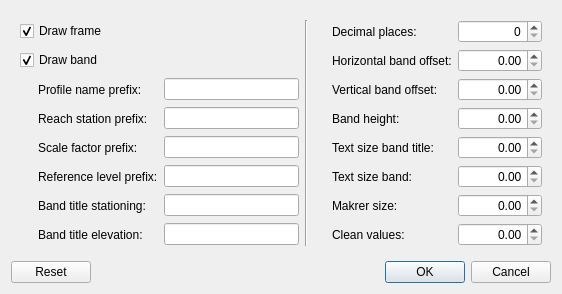
<?xml version="1.0" encoding="UTF-8"?>
<ui version="4.0">
 <class>ProfileSettings</class>
 <widget class="QDialog" name="ProfileSettings">
  <property name="geometry">
   <rect>
    <x>0</x>
    <y>0</y>
    <width>562</width>
    <height>267</height>
   </rect>
  </property>
  <property name="windowTitle">
   <string>Profile settings</string>
  </property>
  <property name="windowIcon">
   <iconset>
    <normaloff>../resource/icon.ico</normaloff>../resource/icon.ico</iconset>
  </property>
  <layout class="QGridLayout" name="gridLayout_2">
   <item row="0" column="0">
    <widget class="QWidget" name="widget" native="true">
     <layout class="QGridLayout" name="gridLayout">
      <item row="0" column="0">
       <widget class="QCheckBox" name="checkBoxFrame">
        <property name="text">
         <string>Draw frame</string>
        </property>
        <property name="checked">
         <bool>true</bool>
        </property>
       </widget>
      </item>
      <item row="0" column="2" rowspan="8">
       <widget class="Line" name="line">
        <property name="orientation">
         <enum>Qt::Vertical</enum>
        </property>
       </widget>
      </item>
      <item row="0" column="3">
       <widget class="QLabel" name="label_110">
        <property name="text">
         <string>Decimal places:</string>
        </property>
        <property name="indent">
         <number>18</number>
        </property>
       </widget>
      </item>
      <item row="0" column="4">
       <widget class="QSpinBox" name="spinBoxDecimal">
        <property name="alignment">
         <set>Qt::AlignRight|Qt::AlignTrailing|Qt::AlignVCenter</set>
        </property>
        <property name="maximum">
         <number>6</number>
        </property>
        <property name="value">
         <number>0</number>
        </property>
       </widget>
      </item>
      <item row="1" column="0">
       <widget class="QCheckBox" name="checkBoxBand">
        <property name="text">
         <string>Draw band</string>
        </property>
        <property name="checked">
         <bool>true</bool>
        </property>
       </widget>
      </item>
      <item row="1" column="3">
       <widget class="QLabel" name="label_115">
        <property name="text">
         <string>Horizontal band offset:</string>
        </property>
        <property name="indent">
         <number>18</number>
        </property>
       </widget>
      </item>
      <item row="1" column="4">
       <widget class="QDoubleSpinBox" name="doubleSpinBoxOffsetX">
        <property name="alignment">
         <set>Qt::AlignRight|Qt::AlignTrailing|Qt::AlignVCenter</set>
        </property>
        <property name="maximum">
         <double>99999999.000000000000000</double>
        </property>
        <property name="value">
         <double>0.000000000000000</double>
        </property>
       </widget>
      </item>
      <item row="2" column="0">
       <widget class="QLabel" name="label_122">
        <property name="text">
         <string>Profile name prefix:</string>
        </property>
        <property name="indent">
         <number>18</number>
        </property>
       </widget>
      </item>
      <item row="2" column="1">
       <widget class="QLineEdit" name="lineEditInputProfileName">
        <property name="text">
         <string/>
        </property>
       </widget>
      </item>
      <item row="2" column="3">
       <widget class="QLabel" name="label_116">
        <property name="text">
         <string>Vertical band offset:</string>
        </property>
        <property name="indent">
         <number>18</number>
        </property>
       </widget>
      </item>
      <item row="2" column="4">
       <widget class="QDoubleSpinBox" name="doubleSpinBoxOffsetZ">
        <property name="alignment">
         <set>Qt::AlignRight|Qt::AlignTrailing|Qt::AlignVCenter</set>
        </property>
        <property name="maximum">
         <double>99999999.000000000000000</double>
        </property>
        <property name="value">
         <double>0.000000000000000</double>
        </property>
       </widget>
      </item>
      <item row="3" column="0">
       <widget class="QLabel" name="label_123">
        <property name="text">
         <string>Reach station prefix:</string>
        </property>
        <property name="indent">
         <number>18</number>
        </property>
       </widget>
      </item>
      <item row="3" column="1">
       <widget class="QLineEdit" name="lineEditInputReachStation">
        <property name="text">
         <string/>
        </property>
       </widget>
      </item>
      <item row="3" column="3">
       <widget class="QLabel" name="label_117">
        <property name="text">
         <string>Band height:</string>
        </property>
        <property name="indent">
         <number>18</number>
        </property>
       </widget>
      </item>
      <item row="3" column="4">
       <widget class="QDoubleSpinBox" name="doubleSpinBoxBandHeight">
        <property name="alignment">
         <set>Qt::AlignRight|Qt::AlignTrailing|Qt::AlignVCenter</set>
        </property>
        <property name="maximum">
         <double>99999999.000000000000000</double>
        </property>
        <property name="value">
         <double>0.000000000000000</double>
        </property>
       </widget>
      </item>
      <item row="4" column="0">
       <widget class="QLabel" name="label_124">
        <property name="text">
         <string>Scale factor prefix:</string>
        </property>
        <property name="indent">
         <number>18</number>
        </property>
       </widget>
      </item>
      <item row="4" column="1">
       <widget class="QLineEdit" name="lineEditInputScaleFactor">
        <property name="text">
         <string/>
        </property>
       </widget>
      </item>
      <item row="4" column="3">
       <widget class="QLabel" name="label_118">
        <property name="text">
         <string>Text size band title:</string>
        </property>
        <property name="indent">
         <number>18</number>
        </property>
       </widget>
      </item>
      <item row="4" column="4">
       <widget class="QDoubleSpinBox" name="doubleSpinBoxTextSizeBandTitle">
        <property name="alignment">
         <set>Qt::AlignRight|Qt::AlignTrailing|Qt::AlignVCenter</set>
        </property>
        <property name="maximum">
         <double>99999999.000000000000000</double>
        </property>
        <property name="value">
         <double>0.000000000000000</double>
        </property>
       </widget>
      </item>
      <item row="5" column="0">
       <widget class="QLabel" name="label_125">
        <property name="text">
         <string>Reference level prefix:</string>
        </property>
        <property name="indent">
         <number>18</number>
        </property>
       </widget>
      </item>
      <item row="5" column="1">
       <widget class="QLineEdit" name="lineEditInputReferenceLevel">
        <property name="text">
         <string/>
        </property>
       </widget>
      </item>
      <item row="5" column="3">
       <widget class="QLabel" name="label_119">
        <property name="text">
         <string>Text size band:</string>
        </property>
        <property name="indent">
         <number>18</number>
        </property>
       </widget>
      </item>
      <item row="5" column="4">
       <widget class="QDoubleSpinBox" name="doubleSpinBoxTextSizeBand">
        <property name="alignment">
         <set>Qt::AlignRight|Qt::AlignTrailing|Qt::AlignVCenter</set>
        </property>
        <property name="maximum">
         <double>99999999.000000000000000</double>
        </property>
        <property name="value">
         <double>0.000000000000000</double>
        </property>
       </widget>
      </item>
      <item row="6" column="0">
       <widget class="QLabel" name="label_113">
        <property name="text">
         <string>Band title stationing:</string>
        </property>
        <property name="indent">
         <number>18</number>
        </property>
       </widget>
      </item>
      <item row="6" column="1">
       <widget class="QLineEdit" name="lineEditInputBandTitleStationing">
        <property name="text">
         <string/>
        </property>
       </widget>
      </item>
      <item row="6" column="3">
       <widget class="QLabel" name="label_120">
        <property name="text">
         <string>Makrer size:</string>
        </property>
        <property name="indent">
         <number>18</number>
        </property>
       </widget>
      </item>
      <item row="6" column="4">
       <widget class="QDoubleSpinBox" name="doubleSpinBoxMarkerSize">
        <property name="alignment">
         <set>Qt::AlignRight|Qt::AlignTrailing|Qt::AlignVCenter</set>
        </property>
        <property name="maximum">
         <double>99999999.000000000000000</double>
        </property>
        <property name="value">
         <double>0.000000000000000</double>
        </property>
       </widget>
      </item>
      <item row="7" column="0">
       <widget class="QLabel" name="label_114">
        <property name="text">
         <string>Band title elevation:</string>
        </property>
        <property name="indent">
         <number>18</number>
        </property>
       </widget>
      </item>
      <item row="7" column="1">
       <widget class="QLineEdit" name="lineEditInputBandTitleElevation">
        <property name="text">
         <string/>
        </property>
       </widget>
      </item>
      <item row="7" column="3">
       <widget class="QLabel" name="label_121">
        <property name="text">
         <string>Clean values:</string>
        </property>
        <property name="indent">
         <number>18</number>
        </property>
       </widget>
      </item>
      <item row="7" column="4">
       <widget class="QDoubleSpinBox" name="doubleSpinBoxCleanValues">
        <property name="alignment">
         <set>Qt::AlignRight|Qt::AlignTrailing|Qt::AlignVCenter</set>
        </property>
        <property name="maximum">
         <double>99999999.000000000000000</double>
        </property>
        <property name="value">
         <double>0.000000000000000</double>
        </property>
       </widget>
      </item>
     </layout>
    </widget>
   </item>
   <item row="2" column="0">
    <widget class="QDialogButtonBox" name="buttonBox">
     <property name="standardButtons">
      <set>QDialogButtonBox::Cancel|QDialogButtonBox::Ok|QDialogButtonBox::Reset</set>
     </property>
     <property name="centerButtons">
      <bool>false</bool>
     </property>
    </widget>
   </item>
  </layout>
 </widget>
 <resources/>
 <connections/>
</ui>
